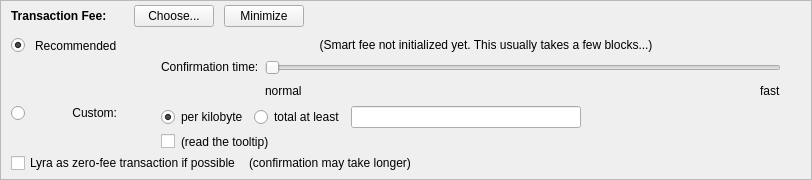
    <widget class="QFrame" name="frameFee">
     <property name="sizePolicy">
      <sizepolicy hsizetype="Expanding" vsizetype="Expanding">
       <horstretch>0</horstretch>
       <verstretch>0</verstretch>
      </sizepolicy>
     </property>
     <property name="maximumSize">
      <size>
       <width>16777215</width>
       <height>16777215</height>
      </size>
     </property>
     <property name="frameShape">
      <enum>QFrame::StyledPanel</enum>
     </property>
     <property name="frameShadow">
      <enum>QFrame::Sunken</enum>
     </property>
     <layout class="QVBoxLayout" name="verticalLayoutFee1">
      <property name="spacing">
       <number>0</number>
      </property>
      <property name="leftMargin">
       <number>0</number>
      </property>
      <property name="topMargin">
       <number>0</number>
      </property>
      <property name="rightMargin">
       <number>0</number>
      </property>
      <property name="bottomMargin">
       <number>0</number>
      </property>
      <item>
       <layout class="QVBoxLayout" name="verticalLayoutFee2" stretch="0,0,0">
        <property name="spacing">
         <number>0</number>
        </property>
        <property name="leftMargin">
         <number>10</number>
        </property>
        <property name="topMargin">
         <number>0</number>
        </property>
        <item>
         <layout class="QHBoxLayout" name="horizontalLayoutFee1">
          <property name="bottomMargin">
           <number>0</number>
          </property>
          <item>
           <layout class="QVBoxLayout" name="verticalLayoutFee7">
            <property name="spacing">
             <number>0</number>
            </property>
            <item>
             <spacer name="verticalSpacerSmartFee">
              <property name="orientation">
               <enum>Qt::Vertical</enum>
              </property>
              <property name="sizeType">
               <enum>QSizePolicy::Fixed</enum>
              </property>
              <property name="sizeHint" stdset="0">
               <size>
                <width>1</width>
                <height>4</height>
               </size>
              </property>
             </spacer>
            </item>
            <item>
             <layout class="QHBoxLayout" name="horizontalLayoutSmartFee">
              <property name="spacing">
               <number>10</number>
              </property>
              <item>
               <widget class="QLabel" name="labelFeeHeadline">
                <property name="sizePolicy">
                 <sizepolicy hsizetype="Preferred" vsizetype="Maximum">
                  <horstretch>0</horstretch>
                  <verstretch>0</verstretch>
                 </sizepolicy>
                </property>
                <property name="font">
                 <font>
                  <weight>75</weight>
                  <bold>true</bold>
                 </font>
                </property>
                <property name="styleSheet">
                 <string notr="true">font-weight:bold;</string>
                </property>
                <property name="text">
                 <string>Transaction Fee:</string>
                </property>
               </widget>
              </item>
              <item>
               <widget class="QLabel" name="labelFeeMinimized">
                <property name="text">
                 <string/>
                </property>
               </widget>
              </item>
              <item>
               <widget class="QPushButton" name="buttonChooseFee">
                <property name="text">
                 <string>Choose...</string>
                </property>
               </widget>
              </item>
              <item>
               <widget class="QPushButton" name="buttonMinimizeFee">
                <property name="toolTip">
                 <string>collapse fee-settings</string>
                </property>
                <property name="text">
                 <string>Minimize</string>
                </property>
               </widget>
              </item>
             </layout>
            </item>
            <item>
             <spacer name="verticalSpacer_5">
              <property name="orientation">
               <enum>Qt::Vertical</enum>
              </property>
              <property name="sizeHint" stdset="0">
               <size>
                <width>1</width>
                <height>1</height>
               </size>
              </property>
             </spacer>
            </item>
           </layout>
          </item>
          <item>
           <spacer name="horizontalSpacer_4">
            <property name="orientation">
             <enum>Qt::Horizontal</enum>
            </property>
            <property name="sizeHint" stdset="0">
             <size>
              <width>40</width>
              <height>20</height>
             </size>
            </property>
           </spacer>
          </item>
         </layout>
        </item>
        <item>
         <widget class="QFrame" name="frameFeeSelection">
          <layout class="QVBoxLayout" name="verticalLayoutFee12">
           <property name="spacing">
            <number>0</number>
           </property>
           <property name="leftMargin">
            <number>0</number>
           </property>
           <property name="topMargin">
            <number>0</number>
           </property>
           <property name="rightMargin">
            <number>0</number>
           </property>
           <property name="bottomMargin">
            <number>0</number>
           </property>
           <item>
            <layout class="QGridLayout" name="gridLayoutFee">
             <property name="topMargin">
              <number>10</number>
             </property>
             <property name="bottomMargin">
              <number>4</number>
             </property>
             <property name="horizontalSpacing">
              <number>10</number>
             </property>
             <property name="verticalSpacing">
              <number>4</number>
             </property>
             <item row="2" column="4">
              <layout class="QVBoxLayout" name="verticalLayoutFee8">
               <property name="spacing">
                <number>6</number>
               </property>
               <item>
                <layout class="QHBoxLayout" name="horizontalLayoutFee13">
                 <item>
                  <widget class="QRadioButton" name="radioCustomPerKilobyte">
                   <property name="toolTip">
                    <string>If the custom fee is set to 1000 uLYRAs and the transaction is only 250 bytes, then &quot;per kilobyte&quot; only pays 250 uLYRAs in fee,&lt;br /&gt;while &quot;at least&quot; pays 1000 uLYRAs. For transactions bigger than a kilobyte both pay by kilobyte.</string>
                   </property>
                   <property name="text">
                    <string>per kilobyte</string>
                   </property>
                   <property name="checked">
                    <bool>true</bool>
                   </property>
                   <attribute name="buttonGroup">
                    <string notr="true">groupCustomFee</string>
                   </attribute>
                  </widget>
                 </item>
                 <item>
                  <widget class="QRadioButton" name="radioCustomAtLeast">
                   <property name="toolTip">
                    <string>If the custom fee is set to 1000 uLYRAs and the transaction is only 250 bytes, then &quot;per kilobyte&quot; only pays 250 uLYRAs in fee,&lt;br /&gt;while &quot;total at least&quot; pays 1000 uLYRAs. For transactions bigger than a kilobyte both pay by kilobyte.</string>
                   </property>
                   <property name="text">
                    <string>total at least</string>
                   </property>
                   <attribute name="buttonGroup">
                    <string notr="true">groupCustomFee</string>
                   </attribute>
                  </widget>
                 </item>
                 <item>
                  <widget class="BitcoinAmountField" name="customFee"/>
                 </item>
                 <item>
                  <spacer name="horizontalSpacer_6">
                   <property name="orientation">
                    <enum>Qt::Horizontal</enum>
                   </property>
                   <property name="sizeHint" stdset="0">
                    <size>
                     <width>1</width>
                     <height>1</height>
                    </size>
                   </property>
                  </spacer>
                 </item>
                </layout>
               </item>
               <item>
                <layout class="QHBoxLayout" name="horizontalLayoutFee8">
                 <item>
                  <widget class="QCheckBox" name="checkBoxMinimumFee">
                   <property name="toolTip">
                    <string>Paying only the minimum fee is just fine as long as there is less transaction volume than space in the blocks.&lt;br /&gt;But be aware that this can end up in a never confirming transaction once there is more demand for LYRA transactions than the network can process.</string>
                   </property>
                   <property name="text">
                    <string/>
                   </property>
                  </widget>
                 </item>
                 <item>
                  <widget class="QLabel" name="labelMinFeeWarning">
                   <property name="enabled">
                    <bool>true</bool>
                   </property>
                   <property name="toolTip">
                    <string>Paying only the minimum fee is just fine as long as there is less transaction volume than space in the blocks.&lt;br /&gt;But be aware that this can end up in a never confirming transaction once there is more demand for LYRA transactions than the network can process.</string>
                   </property>
                   <property name="text">
                    <string>(read the tooltip)</string>
                   </property>
                   <property name="margin">
                    <number>5</number>
                   </property>
                  </widget>
                 </item>
                 <item>
                  <spacer name="horizontalSpacer_2">
                   <property name="orientation">
                    <enum>Qt::Horizontal</enum>
                   </property>
                   <property name="sizeHint" stdset="0">
                    <size>
                     <width>1</width>
                     <height>1</height>
                    </size>
                   </property>
                  </spacer>
                 </item>
                </layout>
               </item>
              </layout>
             </item>
             <item row="1" column="0">
              <layout class="QVBoxLayout" name="verticalLayoutFee4" stretch="1">
               <item>
                <spacer name="verticalSpacer_2">
                 <property name="orientation">
                  <enum>Qt::Vertical</enum>
                 </property>
                 <property name="sizeHint" stdset="0">
                  <size>
                   <width>1</width>
                   <height>1</height>
                  </size>
                 </property>
                </spacer>
               </item>
              </layout>
             </item>
             <item row="2" column="0">
              <layout class="QVBoxLayout" name="verticalLayoutFee9" stretch="0,1">
               <item>
                <widget class="QRadioButton" name="radioCustomFee">
                 <property name="text">
                  <string/>
                 </property>
                 <attribute name="buttonGroup">
                  <string notr="true">groupFee</string>
                 </attribute>
                </widget>
               </item>
               <item>
                <spacer name="verticalSpacer_6">
                 <property name="orientation">
                  <enum>Qt::Vertical</enum>
                 </property>
                 <property name="sizeHint" stdset="0">
                  <size>
                   <width>1</width>
                   <height>1</height>
                  </size>
                 </property>
                </spacer>
               </item>
              </layout>
             </item>
             <item row="1" column="4">
              <layout class="QVBoxLayout" name="verticalLayoutFee3" stretch="0,0,1">
               <property name="spacing">
                <number>6</number>
               </property>
               <property name="topMargin">
                <number>2</number>
               </property>
               <item>
                <layout class="QHBoxLayout" name="horizontalLayoutFee12">
                 <item>
                  <spacer name="horizontalSpacer_5">
                   <property name="orientation">
                    <enum>Qt::Horizontal</enum>
                   </property>
                   <property name="sizeHint" stdset="0">
                    <size>
                     <width>1</width>
                     <height>1</height>
                    </size>
                   </property>
                  </spacer>
                 </item>
                </layout>
               </item>
               <item>
                <layout class="QHBoxLayout" name="horizontalLayoutFee9">
                 <item>
                  <layout class="QVBoxLayout" name="verticalLayoutFee6">
                   <item>
                    <widget class="QLabel" name="labelSmartFee3">
                     <property name="text">
                      <string>Confirmation time:</string>
                     </property>
                     <property name="margin">
                      <number>2</number>
                     </property>
                    </widget>
                   </item>
                   <item>
                    <spacer name="verticalSpacer_3">
                     <property name="orientation">
                      <enum>Qt::Vertical</enum>
                     </property>
                     <property name="sizeHint" stdset="0">
                      <size>
                       <width>1</width>
                       <height>1</height>
                      </size>
                     </property>
                    </spacer>
                   </item>
                  </layout>
                 </item>
                 <item>
                  <layout class="QVBoxLayout" name="verticalLayoutFee5">
                   <property name="rightMargin">
                    <number>30</number>
                   </property>
                   <item>
                    <widget class="QSlider" name="sliderSmartFee">
                     <property name="minimum">
                      <number>0</number>
                     </property>
                     <property name="maximum">
                      <number>24</number>
                     </property>
                     <property name="pageStep">
                      <number>1</number>
                     </property>
                     <property name="value">
                      <number>0</number>
                     </property>
                     <property name="orientation">
                      <enum>Qt::Horizontal</enum>
                     </property>
                     <property name="invertedAppearance">
                      <bool>false</bool>
                     </property>
                     <property name="invertedControls">
                      <bool>false</bool>
                     </property>
                     <property name="tickPosition">
                      <enum>QSlider::NoTicks</enum>
                     </property>
                    </widget>
                   </item>
                   <item>
                    <layout class="QHBoxLayout" name="horizontalLayoutFee10">
                     <item>
                      <widget class="QLabel" name="labelSmartFeeNormal">
                       <property name="text">
                        <string>normal</string>
                       </property>
                      </widget>
                     </item>
                     <item>
                      <spacer name="horizontalSpacer_3">
                       <property name="orientation">
                        <enum>Qt::Horizontal</enum>
                       </property>
                       <property name="sizeHint" stdset="0">
                        <size>
                         <width>40</width>
                         <height>20</height>
                        </size>
                       </property>
                      </spacer>
                     </item>
                     <item>
                      <widget class="QLabel" name="labelSmartFeeFast">
                       <property name="text">
                        <string>fast</string>
                       </property>
                      </widget>
                     </item>
                    </layout>
                   </item>
                  </layout>
                 </item>
                </layout>
               </item>
               <item>
                <spacer name="verticalSpacer_4">
                 <property name="orientation">
                  <enum>Qt::Vertical</enum>
                 </property>
                 <property name="sizeHint" stdset="0">
                  <size>
                   <width>1</width>
                   <height>1</height>
                  </size>
                 </property>
                </spacer>
               </item>
              </layout>
             </item>
             <item row="0" column="1">
              <widget class="QLabel" name="labelSmartFee_2">
               <property name="text">
                <string>Recommended</string>
               </property>
              </widget>
             </item>
             <item row="0" column="0">
              <widget class="QRadioButton" name="radioSmartFee">
               <property name="text">
                <string/>
               </property>
               <property name="checked">
                <bool>true</bool>
               </property>
               <attribute name="buttonGroup">
                <string notr="true">groupFee</string>
               </attribute>
              </widget>
             </item>
             <item row="2" column="1">
              <widget class="QLabel" name="labelCustomFee">
               <property name="text">
                <string>Custom:</string>
               </property>
               <property name="alignment">
                <set>Qt::AlignRight|Qt::AlignTop|Qt::AlignTrailing</set>
               </property>
              </widget>
             </item>
             <item row="0" column="2">
              <widget class="QLabel" name="labelSmartFee">
               <property name="text">
                <string/>
               </property>
               <property name="margin">
                <number>2</number>
               </property>
              </widget>
             </item>
             <item row="0" column="3">
              <widget class="QLabel" name="labelFeeEstimation">
               <property name="text">
                <string/>
               </property>
              </widget>
             </item>
             <item row="0" column="4">
              <widget class="QLabel" name="labelSmartFee2">
               <property name="text">
                <string>(Smart fee not initialized yet. This usually takes a few blocks...)</string>
               </property>
               <property name="alignment">
                <set>Qt::AlignHCenter</set>
               </property>
               <property name="wordWrap">
                <bool>true</bool>
               </property>
               <property name="margin">
                <number>2</number>
               </property>
              </widget>
             </item>
            </layout>
           </item>
           <item>
            <layout class="QHBoxLayout" name="horizontalLayoutFee5" stretch="0,0,0">
             <property name="spacing">
              <number>8</number>
             </property>
             <property name="bottomMargin">
              <number>4</number>
             </property>
             <item>
              <widget class="QCheckBox" name="checkBoxFreeTx">
               <property name="text">
                <string>Lyra as zero-fee transaction if possible</string>
               </property>
              </widget>
             </item>
             <item>
              <widget class="QLabel" name="labelFreeTx">
               <property name="text">
                <string>(confirmation may take longer)</string>
               </property>
               <property name="margin">
                <number>5</number>
               </property>
              </widget>
             </item>
             <item>
              <spacer name="horizontalSpacerFee5">
               <property name="orientation">
                <enum>Qt::Horizontal</enum>
               </property>
               <property name="sizeHint" stdset="0">
                <size>
                 <width>1</width>
                 <height>1</height>
                </size>
               </property>
              </spacer>
             </item>
            </layout>
           </item>
           <item>
            <spacer name="verticalSpacerFee2">
             <property name="orientation">
              <enum>Qt::Vertical</enum>
             </property>
             <property name="sizeHint" stdset="0">
              <size>
               <width>1</width>
               <height>1</height>
              </size>
             </property>
            </spacer>
           </item>
          </layout>
         </widget>
        </item>
        <item>
         <spacer name="verticalSpacerFee">
          <property name="orientation">
           <enum>Qt::Vertical</enum>
          </property>
          <property name="sizeHint" stdset="0">
           <size>
            <width>800</width>
            <height>1</height>
           </size>
          </property>
         </spacer>
        </item>
       </layout>
      </item>
     </layout>
    </widget>
